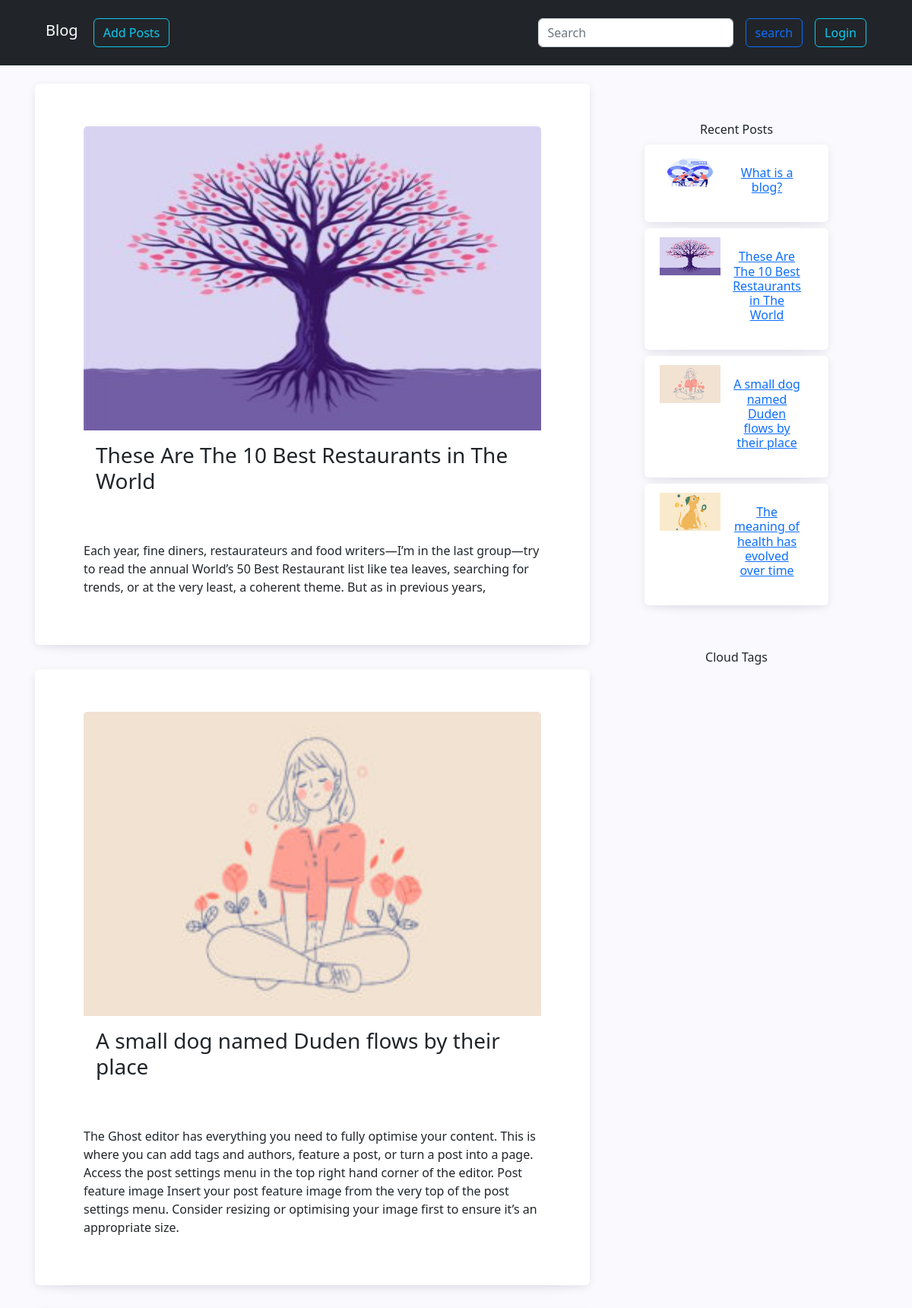
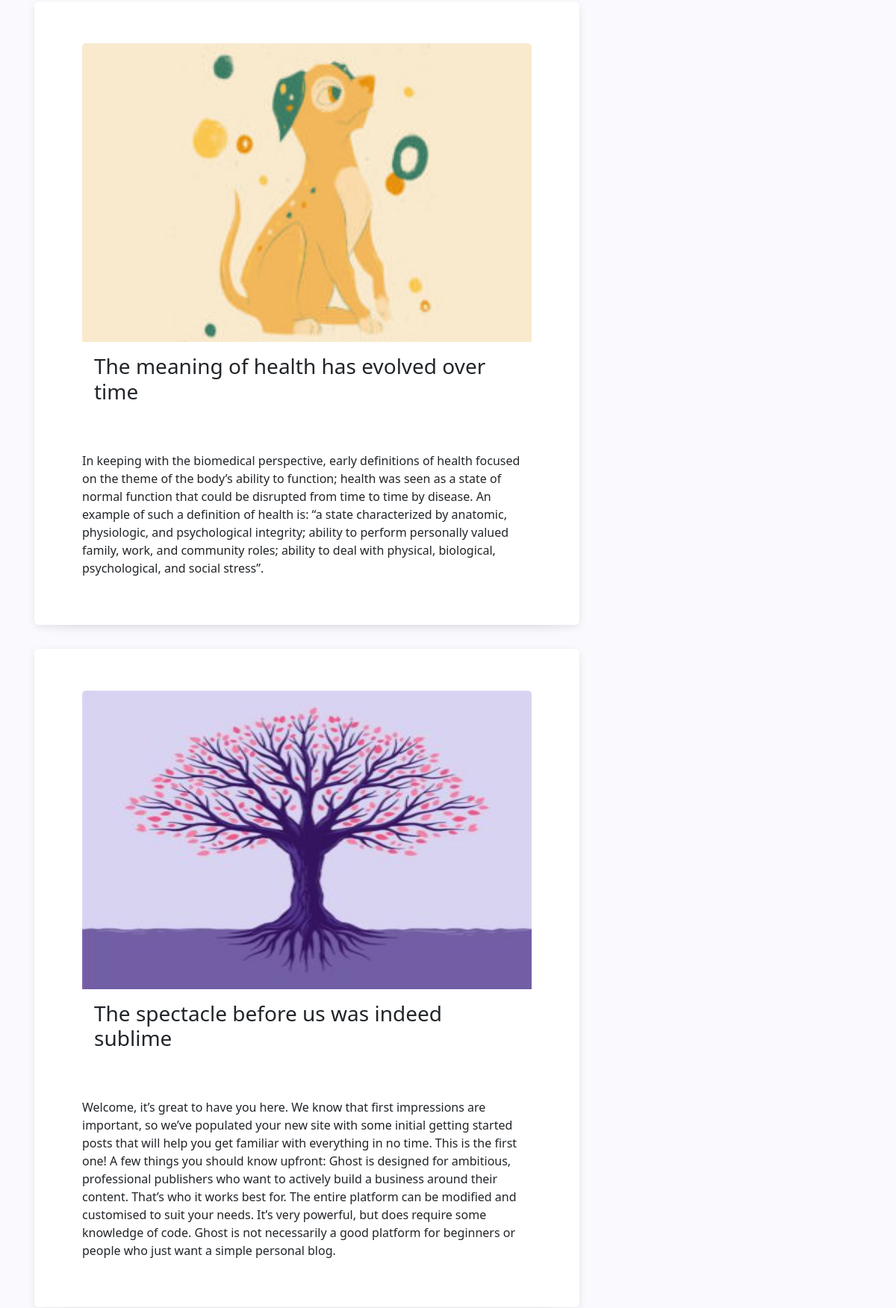
Screenshot of /tag/trending/ (upper part) with the database file from the repository (2 pictures, top to bottom).
### app/models.py (models this page shows, shortened)
class Card(models.Model):
    title = models.CharField(max_length=100)
    slug = models.SlugField(max_length=150, unique=True)
    desc = models.TextField()
    img = models.ImageField(upload_to='uploads/')
    date_created = models.DateTimeField(auto_now_add=True)
    date_modified = models.DateTimeField(auto_now=True)
    publish_date = models.DateTimeField(blank=True, null=True)
    published = models.BooleanField(default=False)
    tags = models.ManyToManyField(Tag, blank=True)
    class Meta:
        ordering = ["-publish_date"]

### app/views.py (the view)
# urls.py: path('tag/<str:name>/', post_tags, name='post_tags'),
def post_tags(request,name):
    recent_post = Card.objects.all()[:4]
    post_list = Tag.objects.get(name=name).card_set.all()
    context = {
        'post_list':post_list,
        'recent_post':recent_post,
    }
    return render(request, 'tags.html', context)

### templates/tags.html (shortened to what this page needs)
{% extends 'base.html' %}
{% block content %}
<div class="container d-flex">
    <div class="col-xxl-8 d-flex justify-content-evenly flex-wrap mt-2 ">
        {% for i in post_list %}
            <div class="card my-3 mx-2 mx-md-1 d-flex flex-column bg-white p-5" >
                <div class="card-header bg-white">
                    <div class="col  img">
                        <img src="{{ i.img.url }}" class="card-img-top w-100" height="400" alt="...">
                    </div>
                    <div class="col card-body">
                        <h3 class="card-title">{{ i.title }}</h3>
                    </div>
                </div>
                <p class="card-text p-3">{{ i.desc | safe }}</p>
            </div>
        {% endfor %}
    </div>
    <aside class="col-xxl-4 mt-2 text-center" width="385" height="auto">
        <div class="container p-3">
          <div class="row d-flex flex-column gap-5 p-5">
            <div class="col">Recent Posts
              {% for j in recent_post  %}
                  <div class="card my-2 mx-1 mx-md-1 d-flex flex-column bg-white p-1" >
                  <div class="card-header bg-white d-flex flex-row">
                      <div class="col img">
                      <img src="{{ j.img.url }}"  class="card-img-left" height="50" width="80" alt="...">
                      </div>
                      <div class="col card-body">
                          <a href="{% url 'post_detail' j.slug %}"><h6 class="card-title" >{{ j.title }}</h6> </a>
                      </div>
                  </div>
                  </div>
              {% endfor %}
            </div>
            <div class="col ">Cloud Tags
            </div>
          </div>
        </div>
      </aside>
</div>
{% endblock %}

### app/static/css/style.css (style rules this page uses)
body { background-color: #F9F9FE !important; }
.card { box-shadow: rgba(7, 10, 25, 0.1) 0px 3px 12px -1px, rgba(7, 10, 25, 0.1) 0px 22px 27px -30px; --bs-card-border-color: none !important; }
.card { gap:15px; }

### rows the page displays
Card: img (picture), title "These Are The 10 Best Restaurants in The World", desc "Each year, fine diners, restaurateurs and food writers—I’m in the last group—try to read the annual World’s 50 Best Restaurant list like tea leaves, searching for trends, or at the very least, a coherent theme. But as in previous years,"
Card: img (picture), title "A small dog named Duden flows by their place", desc "The Ghost editor has everything you need to fully optimise your content. This is where you can add tags and authors, feature a post, or turn a post into a page. Access the post settings menu in the top right hand corner of the editor. Post feature image Insert your post feature image from the very top of the post settings menu. Consider resizing or optimising your image first to ensure it’s an appropriate size."
Card: img (picture), title "The meaning of health has evolved over time", desc "In keeping with the biomedical perspective, early definitions of health focused on the theme of the body’s ability to function; health was seen as a state of normal function that could be disrupted from time to time by disease. An example of such a definition of health is: “a state characterized by anatomic, physiologic, and psychological integrity; ability to perform personally valued family, work, and community roles; ability to deal with physical, biological, psychological, and social stress”."
Card: img (picture), title "The spectacle before us was indeed sublime", desc "Welcome, it’s great to have you here. We know that first impressions are important, so we’ve populated your new site with some initial getting started posts that will help you get familiar with everything in no time. This is the first one! A few things you should know upfront: Ghost is designed for ambitious, professional publishers who want to actively build a business around their content. That’s who it works best for. The entire platform can be modified and customised to suit your needs. It’s very powerful, but does require some knowledge of code. Ghost is not necessarily a good platform for beginners or people who just want a simple personal blog."
Card: img (picture), title "What is a blog?"
